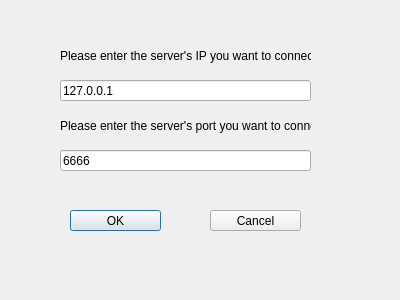
<?xml version="1.0" encoding="UTF-8"?>
<ui version="4.0">
 <class>ConfirmIP</class>
 <widget class="QDialog" name="ConfirmIP">
  <property name="geometry">
   <rect>
    <x>0</x>
    <y>0</y>
    <width>400</width>
    <height>300</height>
   </rect>
  </property>
  <property name="windowTitle">
   <string>Dialog</string>
  </property>
  <widget class="QLabel" name="label">
   <property name="geometry">
    <rect>
     <x>60</x>
     <y>40</y>
     <width>251</width>
     <height>31</height>
    </rect>
   </property>
   <property name="text">
    <string>Please enter the server's IP you want to connect</string>
   </property>
  </widget>
  <widget class="QLineEdit" name="IPaddr">
   <property name="geometry">
    <rect>
     <x>60</x>
     <y>80</y>
     <width>251</width>
     <height>21</height>
    </rect>
   </property>
   <property name="text">
    <string>127.0.0.1</string>
   </property>
  </widget>
  <widget class="QPushButton" name="OK">
   <property name="geometry">
    <rect>
     <x>70</x>
     <y>210</y>
     <width>91</width>
     <height>21</height>
    </rect>
   </property>
   <property name="text">
    <string>OK</string>
   </property>
  </widget>
  <widget class="QPushButton" name="Cancel">
   <property name="geometry">
    <rect>
     <x>210</x>
     <y>210</y>
     <width>91</width>
     <height>21</height>
    </rect>
   </property>
   <property name="text">
    <string>Cancel</string>
   </property>
  </widget>
  <widget class="QLabel" name="label_2">
   <property name="geometry">
    <rect>
     <x>60</x>
     <y>110</y>
     <width>251</width>
     <height>31</height>
    </rect>
   </property>
   <property name="text">
    <string>Please enter the server's port you want to connect</string>
   </property>
  </widget>
  <widget class="QLineEdit" name="Port">
   <property name="geometry">
    <rect>
     <x>60</x>
     <y>150</y>
     <width>251</width>
     <height>21</height>
    </rect>
   </property>
   <property name="text">
    <string>6666</string>
   </property>
   <property name="echoMode">
    <enum>QLineEdit::Normal</enum>
   </property>
  </widget>
 </widget>
 <resources/>
 <connections/>
</ui>
